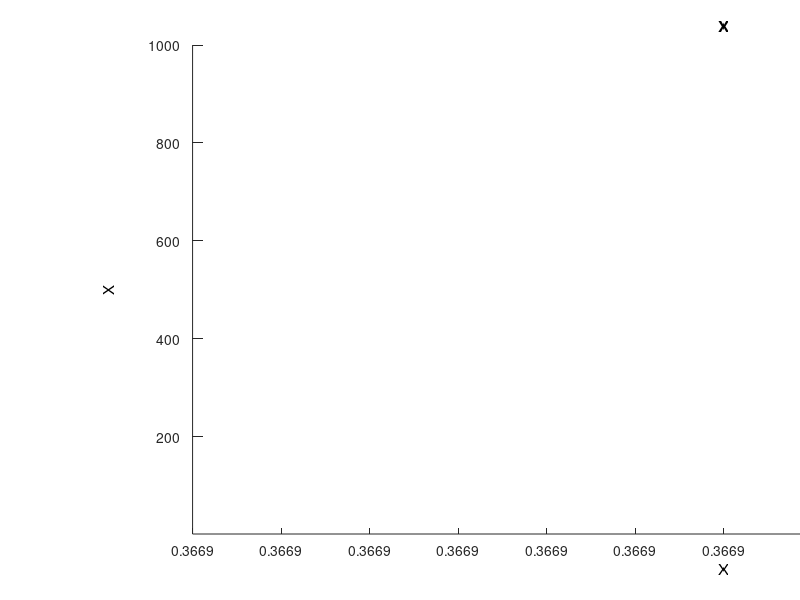

Reproduce this figure in MATLAB.
function out = figparams
%FIGPARAMS Calculate figure parameters.  
%   OUT = FIGPARAMS calculates absolute figure parameters that can be
%   used in laying out axes positions.
%
%   The parameters that determine these dimensions only need to be computed
%   once per MATLAB session because they are independent of the image being
%   displayed and depend on the machine running the display function.

%   Copyright 1993-2011 The MathWorks, Inc.


% lock file as this should only be calculated once per MATLAB session
mlock

persistent p
if ~isempty(p)
    out = p;
    return
end

hfig = figure('Visible', 'off', 'IntegerHandle', 'off', 'Units', 'pixels');
hax  = axes('Parent', hfig, 'Units', 'pixels', ...
            'XAxisLocation', 'bottom', 'YAxisLocation', 'left');

ax_pos  = get(hax, 'Position');
fig_pos = get(hfig, 'Position');
fig_outer_pos = get(hfig, 'OuterPosition');

% Decorations are the titlebar, toolbars, menu bars, and the edges of
% figure windows. Really, just the difference between the 'Position' and
% the 'OuterPosition.'
%
% Note: The calculation of the 'OuterPosition' is platform dependent and
% there have been bugs on certain platforms.
p.LeftDecoration   = abs(fig_pos(3) - fig_outer_pos(3))/2;
p.BottomDecoration = p.LeftDecoration;
p.RightDecoration  = p.LeftDecoration;
p.TopDecoration    = fig_outer_pos(4) - fig_pos(4) - p.BottomDecoration + ...
    60; % fudge factor to account for menus and toolbar which seem to not
        % be part of figure OuterPosition.

set(hax,'YLim',[1 1000]); % So tick labels will fit for images with 
                          % 1000s of pixels in either dimension.

htitle  = get(hax, 'title');
hxlabel = get(hax, 'xlabel');
hylabel = get(hax, 'ylabel');

set([htitle hxlabel hylabel], 'Units', 'pixels', 'String', 'X');

% premultipliers are tuned to "look good" for most image sizes
title_extent = get(htitle, 'Extent');
p.AxesTitleHeight = 2 * (title_extent(2) + title_extent(4)/2 - ax_pos(4));

xlabel_extent = get(hxlabel, 'Extent');
p.XLabelHeight = -2 * (xlabel_extent(2) + xlabel_extent(4)/2);

ylabel_extent = get(hylabel, 'Extent');
p.YLabelWidth = -1.8 * (ylabel_extent(1) + ylabel_extent(3)/2);

close(hfig);

screen_units = get(0, 'Units');
set(0, 'Units', 'pixels');
screen_size = get(0, 'ScreenSize');
set(0, 'Units', screen_units);

if any(screen_size(3:4) <= 1)
    p.ScreenWidth  = 10000;
    p.ScreenHeight = 10000;
else
    p.ScreenWidth = screen_size(3);
    p.ScreenHeight = screen_size(4);
end

% pre-compute total decorations
p.horizontalDecorations = p.RightDecoration  + p.LeftDecoration;
p.verticalDecorations   = p.BottomDecoration + p.TopDecoration;

% pre-compute loose border sizes (gutterWidth and gutterHeight)
p.looseBorderWidth = 2 * ceil(p.YLabelWidth);
p.looseBorderHeight = ceil(p.XLabelHeight + p.AxesTitleHeight);

out = p;
